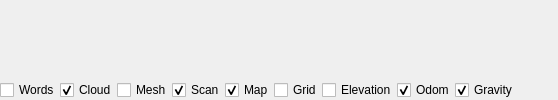
  <widget class="QDockWidget" name="dockWidget_view3d">
   <property name="windowTitle">
    <string>3D view</string>
   </property>
   <attribute name="dockWidgetArea">
    <number>4</number>
   </attribute>
   <widget class="QWidget" name="dockWidgetContents_3dviews">
    <layout class="QVBoxLayout" name="verticalLayout_5" stretch="1,0">
     <property name="spacing">
      <number>0</number>
     </property>
     <property name="leftMargin">
      <number>0</number>
     </property>
     <property name="topMargin">
      <number>0</number>
     </property>
     <property name="rightMargin">
      <number>0</number>
     </property>
     <property name="bottomMargin">
      <number>0</number>
     </property>
     <item>
      <layout class="QHBoxLayout" name="horizontalLayout_3dviews">
       <property name="spacing">
        <number>1</number>
       </property>
      </layout>
     </item>
     <item>
      <layout class="QHBoxLayout" name="horizontalLayout_3">
       <item>
        <widget class="QCheckBox" name="checkBox_showWords">
         <property name="text">
          <string>Words</string>
         </property>
         <property name="checked">
          <bool>false</bool>
         </property>
        </widget>
       </item>
       <item>
        <widget class="QCheckBox" name="checkBox_showCloud">
         <property name="text">
          <string>Cloud</string>
         </property>
         <property name="checked">
          <bool>true</bool>
         </property>
        </widget>
       </item>
       <item>
        <widget class="QCheckBox" name="checkBox_showMesh">
         <property name="text">
          <string>Mesh</string>
         </property>
         <property name="checked">
          <bool>false</bool>
         </property>
        </widget>
       </item>
       <item>
        <widget class="QCheckBox" name="checkBox_showScan">
         <property name="text">
          <string>Scan</string>
         </property>
         <property name="checked">
          <bool>true</bool>
         </property>
        </widget>
       </item>
       <item>
        <widget class="QCheckBox" name="checkBox_showMap">
         <property name="text">
          <string>Map</string>
         </property>
         <property name="checked">
          <bool>true</bool>
         </property>
        </widget>
       </item>
       <item>
        <widget class="QCheckBox" name="checkBox_showGrid">
         <property name="text">
          <string>Grid</string>
         </property>
         <property name="checked">
          <bool>false</bool>
         </property>
        </widget>
       </item>
       <item>
        <widget class="QCheckBox" name="checkBox_showElevation">
         <property name="toolTip">
          <string>Available if RTAB-Map is built with GridMap</string>
         </property>
         <property name="text">
          <string>Elevation</string>
         </property>
         <property name="checked">
          <bool>false</bool>
         </property>
         <property name="tristate">
          <bool>true</bool>
         </property>
        </widget>
       </item>
       <item>
        <widget class="QCheckBox" name="checkBox_odomFrame_3dview">
         <property name="toolTip">
          <string>Adjust roll, pitch and height based on odometry pose</string>
         </property>
         <property name="text">
          <string>Odom</string>
         </property>
         <property name="checked">
          <bool>true</bool>
         </property>
        </widget>
       </item>
       <item>
        <widget class="QCheckBox" name="checkBox_gravity_3dview">
         <property name="text">
          <string>Gravity</string>
         </property>
         <property name="checked">
          <bool>true</bool>
         </property>
        </widget>
       </item>
       <item>
        <spacer name="horizontalSpacer_4">
         <property name="orientation">
          <enum>Qt::Horizontal</enum>
         </property>
         <property name="sizeHint" stdset="0">
          <size>
           <width>40</width>
           <height>20</height>
          </size>
         </property>
        </spacer>
       </item>
      </layout>
     </item>
    </layout>
   </widget>
  </widget>
